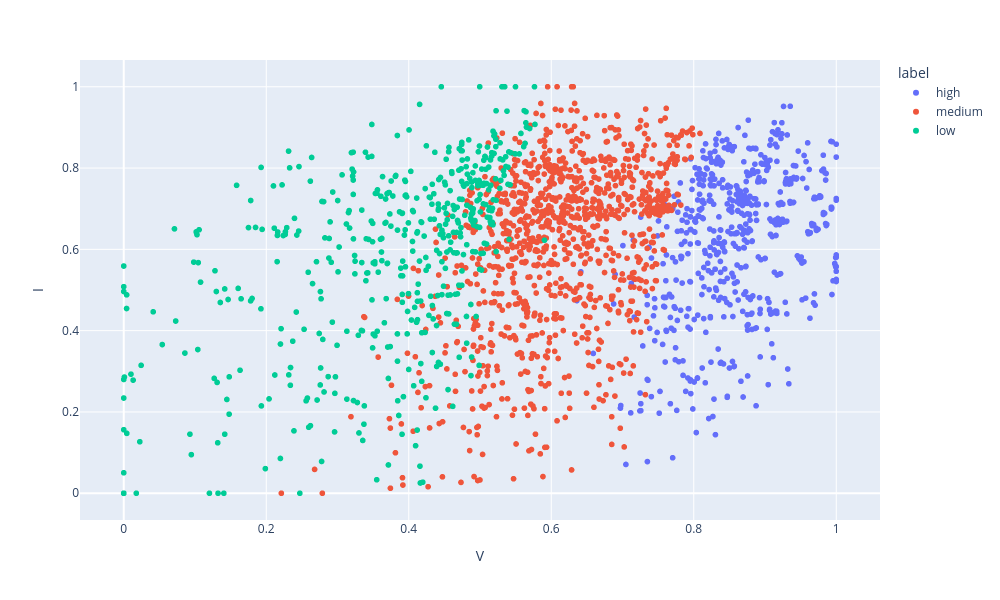

Notebook code for this chart:
### Markdown cell above
The biggest issue of **DecisionTreeClassifier** is that it tends to severly overfit the data.

Indeed, if not stopped early it will continue dividing until each sample is in separate leaf. To counter we can:
* Cut the unecessary splits after training (pruning)
* Limit the maximum depth of the tree
* Limit the minimum number of samples per tree

In this way the tree does not go too deep and does not ovefit.

### Code cell
px.scatter(data_frame=data_bat, x='V', y='I', color='label', width=1000, height=600)

### Figure 1 — Plotly figure (JSON) as saved in the notebook; plotly's stock layout.template omitted (floating-point values rounded to 4 significant figures; data arrays with more than 128 entries replaced by an {"elided": "..."} marker saying what was removed)
{"data": [{"hovertemplate": "label=high<br>V=%{x}<br>I=%{y}<extra></extra>", "legendgroup": "high", "marker": {"color": "#636efa", "symbol": "circle"}, "mode": "markers", "name": "high", "showlegend": true, "type": "scattergl", "x": {"elided": "601 float values"}, "xaxis": "x", "y": {"elided": "601 float values"}, "yaxis": "y"}, {"hovertemplate": "label=medium<br>V=%{x}<br>I=%{y}<extra></extra>", "legendgroup": "medium", "marker": {"color": "#EF553B", "symbol": "circle"}, "mode": "markers", "name": "medium", "showlegend": true, "type": "scattergl", "x": {"elided": "1116 float values"}, "xaxis": "x", "y": {"elided": "1116 float values"}, "yaxis": "y"}, {"hovertemplate": "label=low<br>V=%{x}<br>I=%{y}<extra></extra>", "legendgroup": "low", "marker": {"color": "#00cc96", "symbol": "circle"}, "mode": "markers", "name": "low", "showlegend": true, "type": "scattergl", "x": {"elided": "498 float values"}, "xaxis": "x", "y": {"elided": "498 float values"}, "yaxis": "y"}], "layout": {"height": 600, "legend": {"title": {"text": "label"}, "tracegroupgap": 0}, "margin": {"t": 60}, "width": 1000, "xaxis": {"anchor": "y", "domain": [0, 1], "title": {"text": "V"}}, "yaxis": {"anchor": "x", "domain": [0, 1], "title": {"text": "I"}}}}
